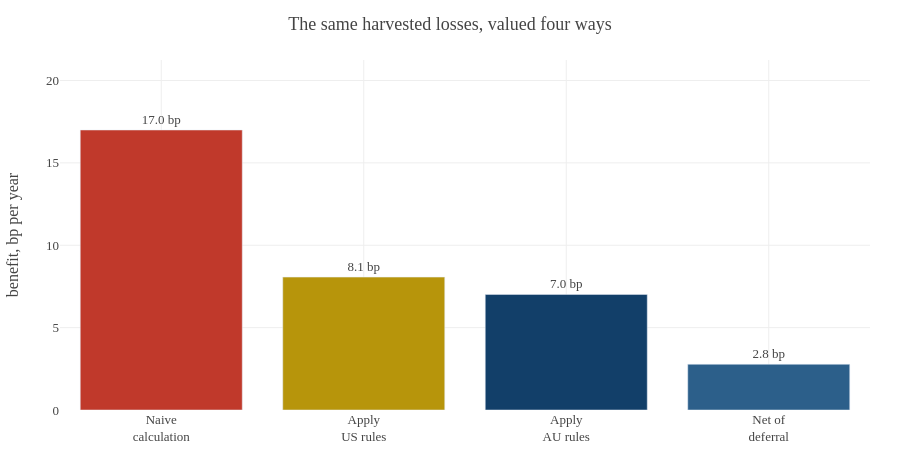

The code cell stored with this chart in its notebook:
### Code cell
steps = ['Naive\ncalculation', 'Apply\nUS rules', 'Apply\nAU rules', 'Net of\ndeferral']
vals  = [bp(main['naive']), bp(main['us']), bp(main['au']), bp(main['net'])]

fig = go.Figure(go.Bar(x=[s.replace('\n', '<br>') for s in steps], y=vals,
                       marker_color=[RED, GOLD, NAVY, '#2C5F8A'],
                       text=[f'{v:.1f} bp' for v in vals], textposition='outside',
                       hovertemplate='%{x}<br>%{y:.1f} bp p.a.<extra></extra>'))
fig.add_hline(y=25, line=dict(color=GREY, width=2, dash='dash'),
              annotation_text='a 25 bp advice fee', annotation_position='top right')
fig.update_layout(template=TEMPLATE, height=460, showlegend=False,
                  title_text='The same harvested losses, valued four ways',
                  yaxis_title='benefit, bp per year', yaxis_range=[0, max(vals) * 1.25])
fig.show()

print(f"Step 1 -> 2  (US rules):        {bp(main['naive']):.1f} -> {bp(main['us']):.1f} bp   "
      f"({1 - main['us']/main['naive']:.0%} of the naive figure removed)")
print(f"Step 2 -> 3  (AU rules):        {bp(main['us']):.1f} -> {bp(main['au']):.1f} bp")
print(f"Step 3 -> 4  (deferral):        {bp(main['au']):.1f} -> {bp(main['net']):.1f} bp   "
      f"({1 - main['net']/main['au']:.0%} of the gross benefit removed)")

### Figure 1 — Plotly figure (JSON) as saved in the notebook; plotly's stock layout.template omitted (floating-point values rounded to 4 significant figures)
{"data": [{"hovertemplate": "%{x}<br>%{y:.1f} bp p.a.<extra></extra>", "marker": {"color": ["#C0392B", "#B7950B", "#123F69", "#2C5F8A"]}, "text": ["17.0 bp", "8.1 bp", "7.0 bp", "2.8 bp"], "textposition": "outside", "type": "bar", "x": ["Naive<br>calculation", "Apply<br>US rules", "Apply<br>AU rules", "Net of<br>deferral"], "y": [17.0, 8.067, 7.013, 2.775]}], "layout": {"annotations": [{"showarrow": false, "text": "a 25 bp advice fee", "x": 1, "xanchor": "right", "xref": "x domain", "y": 25, "yanchor": "bottom", "yref": "y"}], "height": 460, "shapes": [{"line": {"color": "#7F8C8D", "dash": "dash", "width": 2}, "type": "line", "x0": 0, "x1": 1, "xref": "x domain", "y0": 25, "y1": 25, "yref": "y"}], "showlegend": false, "title": {"text": "The same harvested losses, valued four ways"}, "yaxis": {"range": [0, 21.25], "title": {"text": "benefit, bp per year"}}}}
